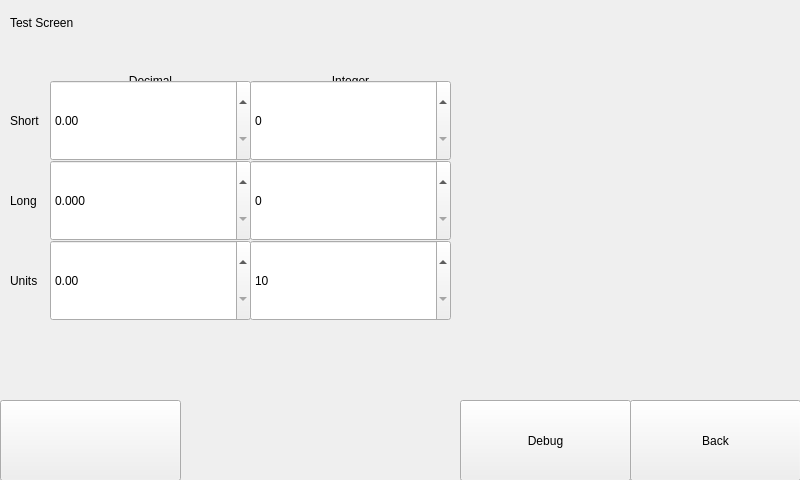
<?xml version="1.0" encoding="UTF-8"?>
<ui version="4.0">
 <class>TestScreen</class>
 <widget class="QWidget" name="TestScreen">
  <property name="geometry">
   <rect>
    <x>0</x>
    <y>0</y>
    <width>800</width>
    <height>480</height>
   </rect>
  </property>
  <property name="windowTitle">
   <string>Widget Test</string>
  </property>
  <widget class="Backdrop" name="white">
   <property name="geometry">
    <rect>
     <x>0</x>
     <y>0</y>
     <width>801</width>
     <height>481</height>
    </rect>
   </property>
  </widget>
  <widget class="HeaderLabel" name="headerlabel">
   <property name="geometry">
    <rect>
     <x>10</x>
     <y>10</y>
     <width>141</width>
     <height>25</height>
    </rect>
   </property>
   <property name="text">
    <string>Test Screen</string>
   </property>
  </widget>
  <widget class="Button" name="uiBack">
   <property name="geometry">
    <rect>
     <x>630</x>
     <y>400</y>
     <width>171</width>
     <height>81</height>
    </rect>
   </property>
   <property name="text">
    <string>Back</string>
   </property>
   <property name="clickMarginLeft" stdset="0">
    <enum>Button::half</enum>
   </property>
  </widget>
  <widget class="DecimalSpinBox" name="decimalspinbox">
   <property name="geometry">
    <rect>
     <x>50</x>
     <y>80</y>
     <width>201</width>
     <height>81</height>
    </rect>
   </property>
   <property name="singleStep">
    <double>0.500000000000000</double>
   </property>
  </widget>
  <widget class="DecimalSpinBox" name="decimalspinbox_2">
   <property name="geometry">
    <rect>
     <x>50</x>
     <y>160</y>
     <width>201</width>
     <height>81</height>
    </rect>
   </property>
   <property name="decimals">
    <number>3</number>
   </property>
   <property name="maximum">
    <double>9999.989999999999782</double>
   </property>
   <property name="units" stdset="0">
    <string>,k</string>
   </property>
  </widget>
  <widget class="DecimalSpinBox" name="decimalspinbox_3">
   <property name="geometry">
    <rect>
     <x>50</x>
     <y>240</y>
     <width>201</width>
     <height>81</height>
    </rect>
   </property>
   <property name="units" stdset="0">
    <string>seconds</string>
   </property>
  </widget>
  <widget class="SpinBox" name="spinbox">
   <property name="geometry">
    <rect>
     <x>250</x>
     <y>80</y>
     <width>201</width>
     <height>81</height>
    </rect>
   </property>
   <property name="singleStep">
    <number>16</number>
   </property>
  </widget>
  <widget class="SpinBox" name="spinbox_2">
   <property name="geometry">
    <rect>
     <x>250</x>
     <y>160</y>
     <width>201</width>
     <height>81</height>
    </rect>
   </property>
  </widget>
  <widget class="SpinBox" name="spinbox_3">
   <property name="geometry">
    <rect>
     <x>250</x>
     <y>240</y>
     <width>201</width>
     <height>81</height>
    </rect>
   </property>
   <property name="minimum">
    <number>10</number>
   </property>
   <property name="maximum">
    <number>2147483647</number>
   </property>
  </widget>
  <widget class="Label" name="label">
   <property name="geometry">
    <rect>
     <x>50</x>
     <y>70</y>
     <width>201</width>
     <height>21</height>
    </rect>
   </property>
   <property name="text">
    <string>Decimal</string>
   </property>
   <property name="alignment">
    <set>Qt::AlignCenter</set>
   </property>
  </widget>
  <widget class="Label" name="label_2">
   <property name="geometry">
    <rect>
     <x>250</x>
     <y>70</y>
     <width>201</width>
     <height>21</height>
    </rect>
   </property>
   <property name="text">
    <string>Integer</string>
   </property>
   <property name="alignment">
    <set>Qt::AlignCenter</set>
   </property>
  </widget>
  <widget class="Label" name="label_3">
   <property name="geometry">
    <rect>
     <x>10</x>
     <y>110</y>
     <width>61</width>
     <height>21</height>
    </rect>
   </property>
   <property name="text">
    <string>Short</string>
   </property>
  </widget>
  <widget class="Label" name="label_4">
   <property name="geometry">
    <rect>
     <x>10</x>
     <y>190</y>
     <width>61</width>
     <height>21</height>
    </rect>
   </property>
   <property name="text">
    <string>Long</string>
   </property>
  </widget>
  <widget class="Label" name="label_5">
   <property name="geometry">
    <rect>
     <x>10</x>
     <y>270</y>
     <width>61</width>
     <height>21</height>
    </rect>
   </property>
   <property name="text">
    <string>Units</string>
   </property>
  </widget>
  <widget class="Button" name="uiDebug">
   <property name="geometry">
    <rect>
     <x>460</x>
     <y>400</y>
     <width>171</width>
     <height>81</height>
    </rect>
   </property>
   <property name="cursor">
    <cursorShape>PointingHandCursor</cursorShape>
   </property>
   <property name="focusPolicy">
    <enum>Qt::NoFocus</enum>
   </property>
   <property name="toolTip">
    <string>Start a command-line debugger.</string>
   </property>
   <property name="text">
    <string>Debug</string>
   </property>
   <property name="clickMarginRight" stdset="0">
    <enum>Button::half</enum>
   </property>
  </widget>
  <widget class="Button" name="button">
   <property name="geometry">
    <rect>
     <x>0</x>
     <y>400</y>
     <width>181</width>
     <height>81</height>
    </rect>
   </property>
  </widget>
  <zorder>white</zorder>
  <zorder>headerlabel</zorder>
  <zorder>uiBack</zorder>
  <zorder>label</zorder>
  <zorder>label_2</zorder>
  <zorder>label_3</zorder>
  <zorder>label_4</zorder>
  <zorder>label_5</zorder>
  <zorder>uiDebug</zorder>
  <zorder>decimalspinbox</zorder>
  <zorder>spinbox_3</zorder>
  <zorder>decimalspinbox_2</zorder>
  <zorder>spinbox_2</zorder>
  <zorder>decimalspinbox_3</zorder>
  <zorder>spinbox</zorder>
  <zorder>button</zorder>
 </widget>
 <customwidgets>
  <customwidget>
   <class>Backdrop</class>
   <extends>QLabel</extends>
   <header>backdrop</header>
  </customwidget>
  <customwidget>
   <class>Button</class>
   <extends>QPushButton</extends>
   <header>button</header>
  </customwidget>
  <customwidget>
   <class>DecimalSpinBox</class>
   <extends>QDoubleSpinBox</extends>
   <header>decimal_spin_box</header>
  </customwidget>
  <customwidget>
   <class>HeaderLabel</class>
   <extends>QLabel</extends>
   <header>header_label</header>
  </customwidget>
  <customwidget>
   <class>Label</class>
   <extends>QLabel</extends>
   <header>label</header>
  </customwidget>
  <customwidget>
   <class>SpinBox</class>
   <extends>QSpinBox</extends>
   <header>spin_box</header>
  </customwidget>
 </customwidgets>
 <tabstops>
  <tabstop>uiBack</tabstop>
  <tabstop>decimalspinbox</tabstop>
  <tabstop>spinbox</tabstop>
  <tabstop>decimalspinbox_2</tabstop>
  <tabstop>spinbox_2</tabstop>
  <tabstop>decimalspinbox_3</tabstop>
  <tabstop>spinbox_3</tabstop>
 </tabstops>
 <resources/>
 <connections/>
</ui>
